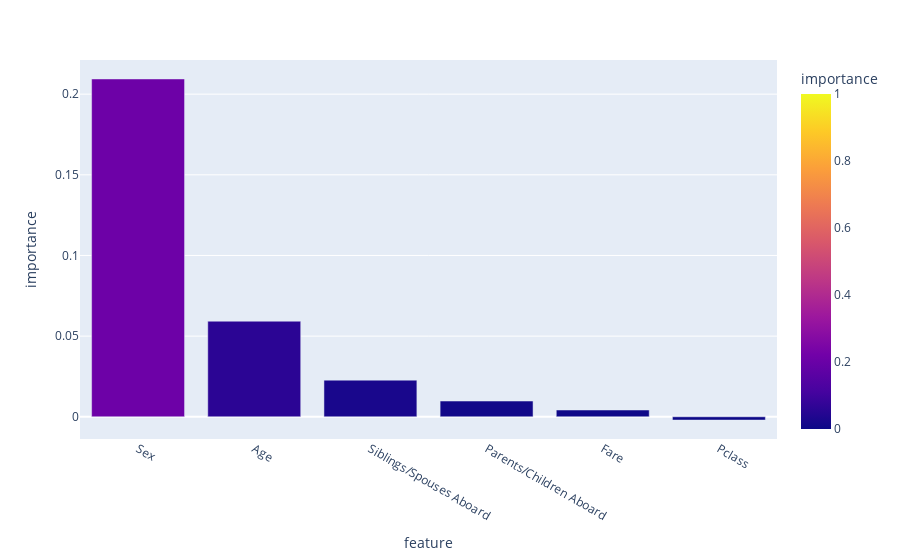

The code cell stored with this chart in its notebook:
### Code cell
fig = px.bar(df_nn_imp, x='feature', y='importance', color='importance', range_color=[0,1])
fig.show()

### Figure 1 — Plotly figure (JSON) as saved in the notebook; plotly's stock layout.template omitted (floating-point values rounded to 4 significant figures)
{"data": [{"hovertemplate": "feature=%{x}<br>importance=%{marker.color}<extra></extra>", "legendgroup": "", "marker": {"color": [0.2094, 0.05926, 0.02273, 0.009764, 0.004209, -0.00202], "coloraxis": "coloraxis", "pattern": {"shape": ""}}, "name": "", "orientation": "v", "showlegend": false, "textposition": "auto", "type": "bar", "x": ["Sex", "Age", "Siblings/Spouses Aboard", "Parents/Children Aboard", "Fare", "Pclass"], "xaxis": "x", "y": [0.2094, 0.05926, 0.02273, 0.009764, 0.004209, -0.00202], "yaxis": "y"}], "layout": {"barmode": "relative", "coloraxis": {"cmax": 1, "cmin": 0, "colorbar": {"title": {"text": "importance"}}, "colorscale": [[0, "#0d0887"], [0.1111, "#46039f"], [0.2222, "#7201a8"], [0.3333, "#9c179e"], [0.4444, "#bd3786"], [0.5556, "#d8576b"], [0.6667, "#ed7953"], [0.7778, "#fb9f3a"], [0.8889, "#fdca26"], [1, "#f0f921"]]}, "legend": {"tracegroupgap": 0}, "margin": {"t": 60}, "xaxis": {"anchor": "y", "domain": [0, 1], "title": {"text": "feature"}}, "yaxis": {"anchor": "x", "domain": [0, 1], "title": {"text": "importance"}}}}
